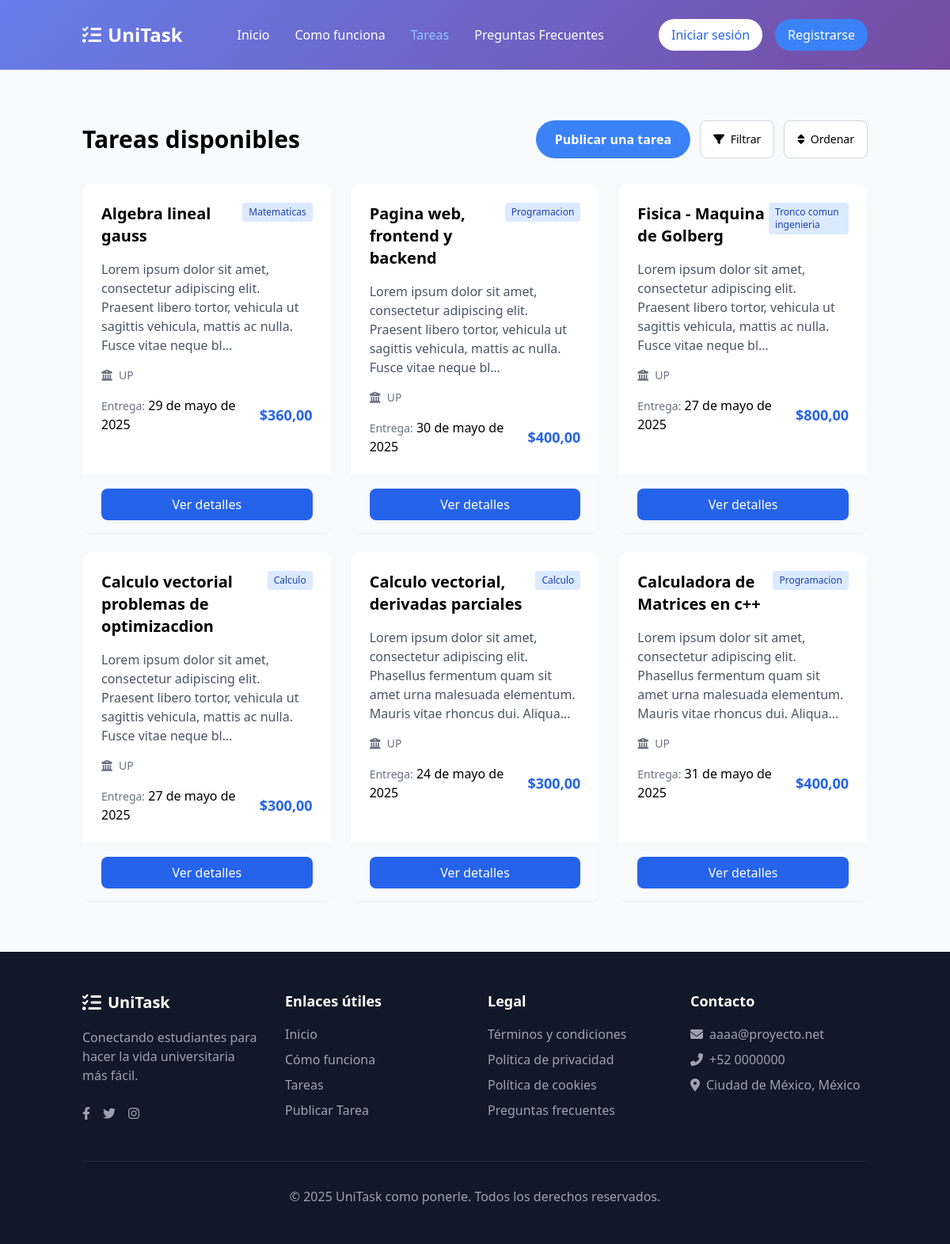
/tasks/, run on the app's committed database.
### tasks/models.py (models this page shows, shortened)
class Task(models.Model):
    category = models.ForeignKey(Category, on_delete=models.CASCADE, related_name='tasks', verbose_name="Categoria")
    title = models.CharField(max_length=200, verbose_name="Titulo")
    description = RichTextField(verbose_name="Descripcion")
    author = models.ForeignKey(User, on_delete=models.CASCADE)# accedes luego con: task.author.profile.subject
    price = models.DecimalField(max_digits=7, decimal_places=2, verbose_name="Precio")
    deadline = models.DateField( verbose_name="Fecha limite")
    created_at = models.DateTimeField(auto_now_add=True, verbose_name="Fecha de creacion")
    class Meta:
        verbose_name = 'Tarea'
        verbose_name_plural = 'Tareas'

class Category(models.Model):
    name = models.CharField(max_length=100, unique=True, verbose_name="Nombre")
    description = models.TextField(blank=True, null=True, verbose_name="Descripcion")
    class Meta:
        verbose_name = 'Categoria'
        verbose_name_plural = 'Categorias'

### registration/models.py (models this page shows, shortened)
class Profile(models.Model):
    user = models.OneToOneField(User, on_delete=models.CASCADE)
    full_name = models.CharField(max_length=100)
    university = models.CharField(max_length=100)
    contact_info = models.TextField(blank=True, null=True)
    profile_image = models.ImageField(upload_to='profile_images/', default='profile_images/no-avatar.jpg')

### tasks/views.py (the view)
# urls.py: path('', TaskListView.as_view(), name="tasks"),
class TaskListView(ListView):
    model = Task
    context_object_name = 'tasks'
    template_name = "tasks/task_list.html"
    def get_queryset(self):
            return Task.objects.exclude(offers__status='accepted').order_by('-created_at')

### tasks/templates/tasks/task_list.html (shortened to what this page needs)
{% extends 'core/base.html' %}
{% load static %}
{% block content %}
<section class="py-16 bg-gray-50">
    <div class="container mx-auto px-4">
        <div class="flex flex-col md:flex-row md:justify-between md:items-center mb-8 gap-4">
        <h2 class="text-3xl font-bold">Tareas disponibles</h2>
        <div class="flex space-x-3">
            <a href="{% url 'create' %}" class="bg-blue-500 text-white px-6 py-3 rounded-full font-bold hover:bg-blue-600 transition ">
                Publicar una tarea
            </a>
          <button class="bg-white border border-gray-300 px-4 py-2 rounded-lg hover:bg-gray-100 text-sm">
            <i class="fas fa-filter mr-1"></i> Filtrar
          </button>
          <button class="bg-white border border-gray-300 px-4 py-2 rounded-lg hover:bg-gray-100 text-sm ">
            <i class="fas fa-sort mr-1"></i> Ordenar
          </button>
        </div>
      </div>
    <div class="grid md:grid-cols-2 lg:grid-cols-3 gap-6">
      {% for task in tasks %}
      <div class="bg-white rounded-xl overflow-hidden shadow-sm task-card transition duration-300 flex flex-col justify-between h-full">
        <div class="p-6">
          <div class="flex justify-between items-start mb-4">
            <h3 class="text-xl font-bold">{{ task.title }}</h3>
            <span class="bg-blue-100 text-blue-800 text-xs px-2 py-1 rounded">
              {{ task.category.name }}
            </span>
          </div>
          <p class="text-gray-600 mb-4">{{ task.description|striptags|safe|truncatechars:"150" }}</p>
          <div class="flex items-center text-sm text-gray-500 mb-4">
            <i class="fas fa-university mr-2"></i>
            <span>{{task.author.profile.university}}</span>
          </div>
          <div class="flex justify-between items-center">
            <div>
              <span class="text-gray-500 text-sm">Entrega:</span>
              <span class="font-medium">{{ task.deadline }}</span>
            </div>
            <span class="text-lg font-bold text-blue-600">${{ task.price }}</span>
          </div>
        </div>
        <div class="border-t border-gray-100 px-6 py-4 bg-gray-50 mt-auto">
          <a href="{% url 'task' task.id task.title|slugify %}" class="block w-full bg-blue-600 text-white text-center py-2 rounded-lg font-medium hover:bg-blue-700 transition">
            Ver detalles
          </a>
        </div>
      </div>
      {% empty %}
        <p class="text-gray-500">Aún no hay tareas disponibles.</p>
      {% endfor %}
    </div>
  </div>
</section>
{% endblock %}

### data on the page
Task: title "Algebra lineal gauss", category.name "Matematicas", description "Lorem ipsum dolor sit amet, consectetur adipiscing elit. Praesent libero tortor, vehicula ut sagittis vehicula, mattis ac nulla. Fusce vitae neque bl…", author.profile.university "UP", deadline "29 de mayo de 2025", price "360,00"
Task: title "Pagina web, frontend y backend", category.name "Programacion", description "Lorem ipsum dolor sit amet, consectetur adipiscing elit. Praesent libero tortor, vehicula ut sagittis vehicula, mattis ac nulla. Fusce vitae neque bl…", author.profile.university "UP", deadline "30 de mayo de 2025", price "400,00"
Task: title "Fisica - Maquina de Golberg", category.name "Tronco comun ingenieria", description "Lorem ipsum dolor sit amet, consectetur adipiscing elit. Praesent libero tortor, vehicula ut sagittis vehicula, mattis ac nulla. Fusce vitae neque bl…", author.profile.university "UP", deadline "27 de mayo de 2025", price "800,00"
Task: title "Calculo vectorial problemas de optimizacdion", category.name "Calculo", description "Lorem ipsum dolor sit amet, consectetur adipiscing elit. Praesent libero tortor, vehicula ut sagittis vehicula, mattis ac nulla. Fusce vitae neque bl…", author.profile.university "UP", deadline "27 de mayo de 2025", price "300,00"
Task: title "Calculo vectorial, derivadas parciales", category.name "Calculo", description "Lorem ipsum dolor sit amet, consectetur adipiscing elit. Phasellus fermentum quam sit amet urna malesuada elementum. Mauris vitae rhoncus dui. Aliqua…", author.profile.university "UP", deadline "24 de mayo de 2025", price "300,00"
Task: title "Calculadora de Matrices en c++", category.name "Programacion", description "Lorem ipsum dolor sit amet, consectetur adipiscing elit. Phasellus fermentum quam sit amet urna malesuada elementum. Mauris vitae rhoncus dui. Aliqua…", author.profile.university "UP", deadline "31 de mayo de 2025", price "400,00"
